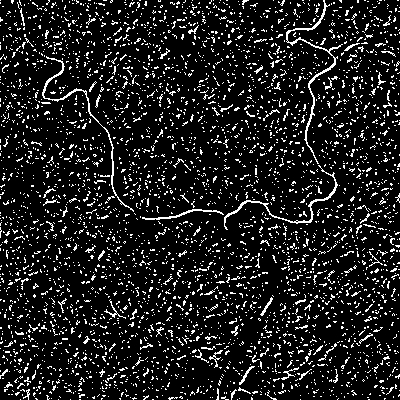
%> input picture apps/geopdem/img/bthriver.jpg, 400 x 400 px
$ octave --eval "result = imreconstructby_base(imread('../apps/geopdem/img/bthriver.jpg'));"   (GNU Octave 9; MATLAB toolbox functions it lacks are replaced by stand-ins)
%> lines starting %> are read from the running program, lines starting %| are printed output that depends on the picture
%% IMRECONSTRUCTBY_BASE - Base function for IMRECONSTRUCTBY.
%
%% Syntax
% [5 lines of commented-out code are left out]
%% See also
% Related:
% <matlab:web(whichpath('IMRECONSTRUCT')) |IMRECONSTRUCT|>,
% <IMRECONSTRUCTBY.html |IMRECONSTRUCTBY|>.
% Called:
% <matlab:web(whichpath('IMRECONSTRUCT')) |IMRECONSTRUCT|>,
% <matlab:web(whichpath('IMERODE')) |IMERODE|>,
% <matlab:web(whichpath('IMDILATE')) |IMDILATE|>,
% <FLATSTREL.html |FLATSTREL|>.

%% Function implementation
function R = imreconstructby_base(I, op, varargin)

% error(nargchk(1, 5, nargin, 'struct'));
% error(nargoutchk(1, 1, nargout, 'struct'));

%%
% preparing parameters

if nargin<=2,
    se = strel('disk',1);
    if nargin==1,  op = 'ropen'; end

elseif nargin==3 && strcmp(class(varargin{1}),'strel')
    se = varargin{1};

else
    se = flatstrel(varargin{:});
end

% [8 lines of commented-out code are left out]

%%
% main computation

switch op
    case {'ro','ropen'}
        % opening-by-reconstruction using imerode followed by imreconstruct
        Ie = imerode(I, se); % marker
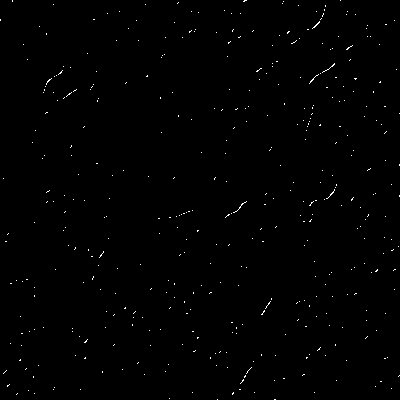
%> Ie: size 400x400 uint8; min 0, max 255, mean 1.2
        R = imreconstruct(Ie, I);
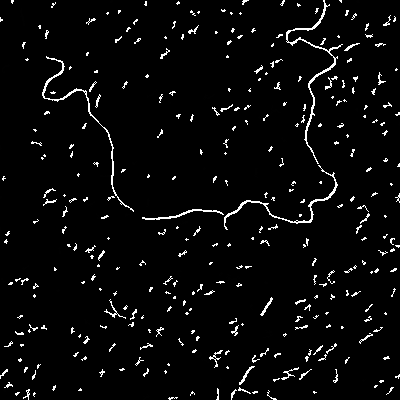
%> R: size 400x400 uint8; min 0, max 255, mean 10

    case {'rc','rclose'}
        % closing-by-reconstruction using imdilate followed by imreconstruct
        % inputs and output of imreconstruct must be complemented
        Id = imcomplement(imdilate(I, se)); % marker
        R = imcomplement(imreconstruct(Id, imcomplement(I)));
        % it is also:
        % R2 = imcomplement(imreconstructby_base(imcomplement(I), 'ro', se));

end

end % end of imreconstructby_base
